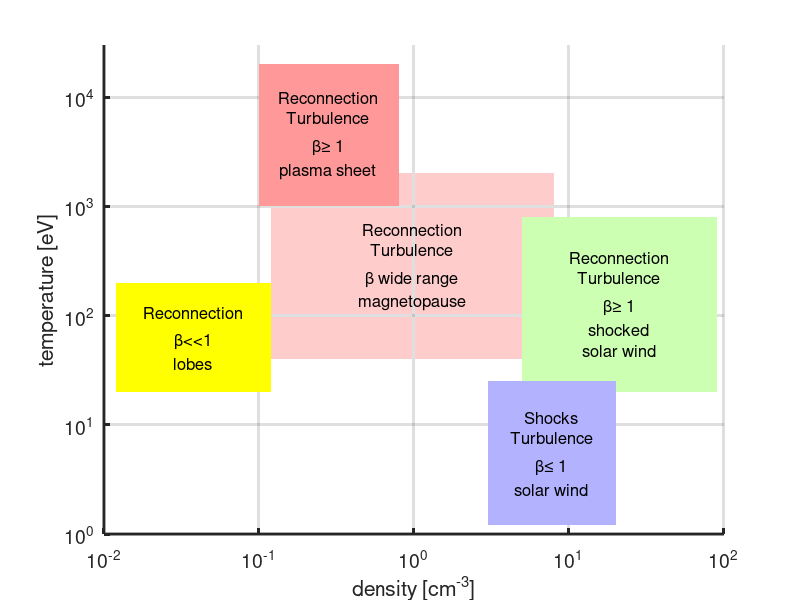

Write MATLAB code to recreate this figure.
% plot figure showing typical plasma densities and temperatures
% expected by Xscale 
function Xscale_plasma

n_range=[1e-2 1e2]; % density in cc
T_range=[1 3e4]; % temperature in eV

figure(1);
set(1,'Position',[0 0 650 500]);
clf;

h=subplot(1,1,1);
set(gca,'xscale','log','xlim',n_range);
set(gca,'yscale','log','ylim',T_range);
color_order=[0 0 0;1 0 0;0 0 1;0 0.6 0; 1 0 1];
set(gca,'linewidth',2,'MinorGridLineStyle','none','FontSize',14,'ColorOrder',color_order);
grid on;hold on;
ylabel('temperature [eV]');
xlabel('density [cm^{-3}]');

text_square([.1 .8],[1e3 20e3],1,[1 0.6 0.6],{'Reconnection','Turbulence','','\beta\geq 1','plasma sheet'});
text_square([3 20],[1.2 25],1,[0.7 0.7 1],{'Shocks','Turbulence','','\beta\leq 1', 'solar wind'});
text_square([5 90],[20 800],0.9,[0.8 1 0.7],{'Reconnection','Turbulence','','\beta\geq 1','shocked','solar wind'});
text_square([.12 8],[40 2000],0.8,[1 0.8 0.8],{'Reconnection','Turbulence','','\beta wide range','magnetopause'});
text_square([.012 0.12],[20 200],1,'y',{'Reconnection','','\beta<<1','lobes'});

% info line
add_labels=input('Add labels? y/n >','s');
if strcmp(add_labels,'y'),
    ht=text(n_range(1)*1.1,T_range(2)*0.95,['generated by Xscale\_plasma.m ' datestr(now)] );
    set(ht,'fontsize',6,'horizontalalignment','left','verticalalignment','top');
    title('Cross-Scale science in different plasmas');
end

% -----------------------------------------
function [hp,ht]=text_square(xint,yint,z,color,textit)
hp=patch([xint(1) xint(2) xint(2) xint(1)], [yint(1) yint(1) yint(2) yint(2)],[z z z z], color);
set(hp,'FaceAlpha',1,'LineWidth',1,'edgecolor','none')
ht=text(sqrt(xint(1)*xint(2)),sqrt(yint(1)*yint(2)),z,textit);
set(ht,'fontsize',12,'HorizontalAlignment','center','VerticalAlignment','middle','interpreter','tex');
end
end